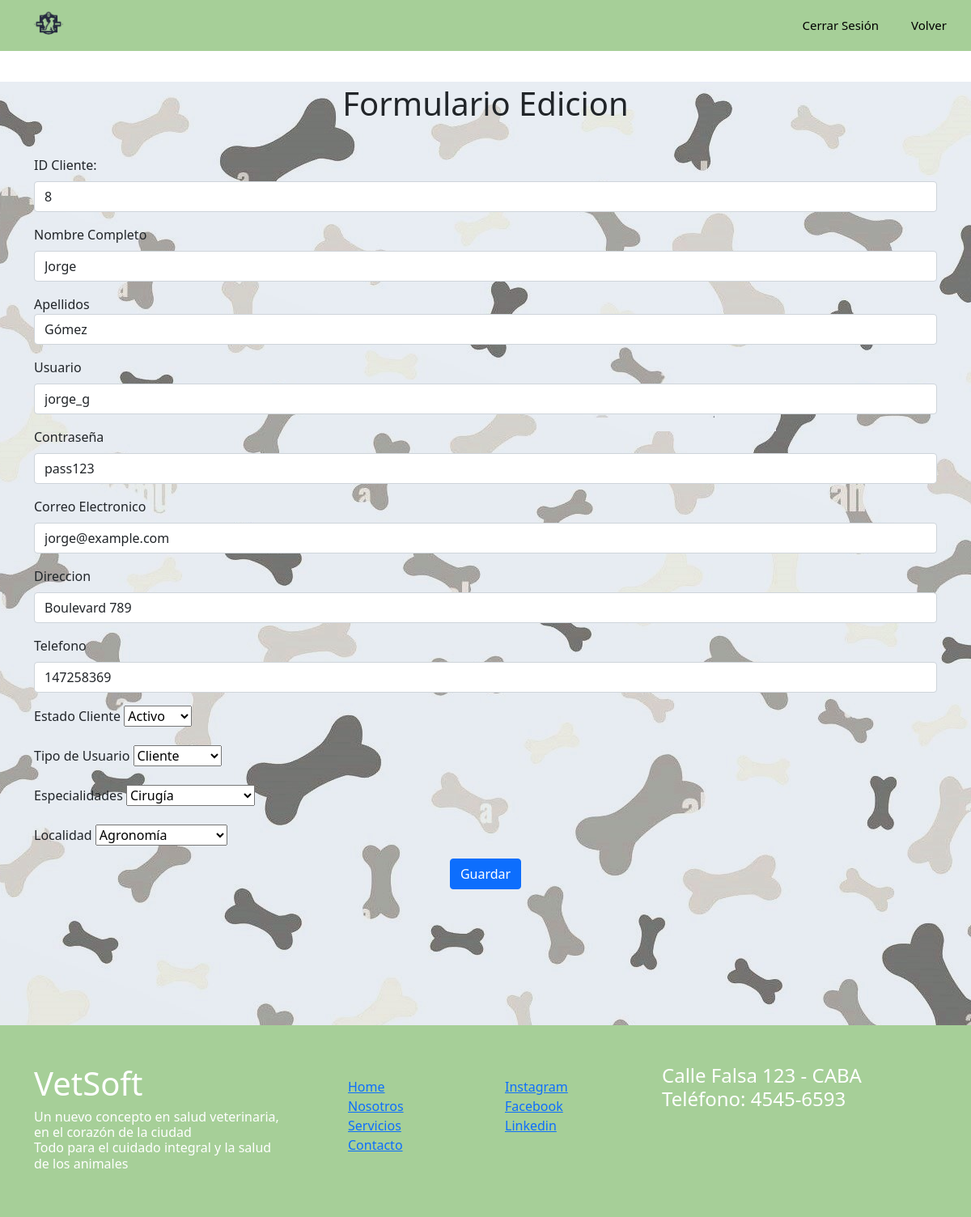
Screenshot of /VetSoft/editarUsuario.php?id=8 with the database file from the repository.
### tables this page shows
CREATE TABLE `clientes` (
  `id_cliente` int(7) NOT NULL,
  `nombre` varchar(50) DEFAULT NULL,
  `apellido` varchar(50) DEFAULT NULL,
  `contraseña` varchar(50) DEFAULT NULL,
  `direccion` varchar(50) DEFAULT NULL,
  `email` varchar(50) DEFAULT NULL,
  `usuario` varchar(50) DEFAULT NULL,
  `telefono` int(20) DEFAULT NULL,
  `fk_estado` int(7) DEFAULT NULL,
  `fk_tipo_usuario` int(7) DEFAULT 3,
  `fk_especialidad` int(7) DEFAULT NULL,
  `fk_localidad` int(7) DEFAULT NULL
);

CREATE TABLE `especialidades` (
  `id_especialidad` int(11) NOT NULL,
  `nombre_especialidad` varchar(100) DEFAULT NULL
);

CREATE TABLE `localidad` (
  `id_localidad` int(7) NOT NULL,
  `nombre_localidad` varchar(50) NOT NULL
);

### VetSoft/editarUsuario.php (the view, shortened to what this page needs)
<?php
require_once("conexionBD.php");
$sql = $conexion->prepare("SELECT * FROM clientes WHERE id_cliente=?");
	$sql->bind_param("i",$_GET["id"]);
	$sql->execute();
	$result = $sql->get_result();
	if ($result->num_rows > 0) {
		$row = $result->fetch_assoc();
	}
?>
<!doctype html>
<html lang="es">
    <head>
    <link rel="stylesheet" href="estilos/style_AgregarCliente.css">
    <link href="https://cdn.jsdelivr.net/npm/bootstrap@5.0.2/dist/css/bootstrap.min.css" rel="stylesheet">
    </head>
    <body style="background-image: url(img/fondoII.jpg);">
    <div class="head">
        <div class="logo" >
            <a class="navbar-brand" href="index.php">
            <img src="img\Vetsoft.png" alt="Logo" width="60" height="60" class="d-inline-block align-text-top"></a>
        </div>
        <nav class="navbar">
            <a href="cerrarSesion.php">Cerrar Sesión</a>
            <a href="admin2.php">Volver</a>
        </nav>
    </div>
    <br><br><br><br>
    <h1 class="p-2 text-black text-center">Formulario Edicion </h1>
        <br>
    <div class="container">
    <form method="post" class="row g-3" action="">
	<div >
		<label for="cliente_ID" class="form-label">ID Cliente: </label>
            	<select name="cliente_ID" class="form-control">
                <?php
                    $num=$row['id_cliente'];
                    $id=$row['id_cliente'];
                    echo "<option  value =$id>$num</option> ";
                ?>
            	</select>
        </div>
		<div >
			<label for="nombre" class="form-label">Nombre Completo</label>
			<input type="text" class="form-control" name="nombre" value="<?php echo $row["nombre"]?>">
        </div>
		<div >
			<label for="apellido">Apellidos</label>
			<input type="text" class="form-control" name="apellido" value="<?php echo $row["apellido"]?>">
        </div>
		<div>
			<label for="usuario"class="form-label">Usuario</label>
			<input type="text" class="form-control" name="usuario" value="<?php echo $row["usuario"]?>">
		</div>
        <div>
			<label for="contraseña"class="form-label">Contraseña</label>
			<input type="text" class="form-control" name="contraseña" value="<?php echo $row["contraseña"]?>">
		</div>
        <div>
			<label for="email"class="form-label">Correo Electronico</label>
			<input type="text" class="form-control" name="email" value="<?php echo $row["email"]?>">
		</div>
        <div>
			<label for="direccion"class="form-label">Direccion</label>
			<input type="text" class="form-control" name="direccion" value="<?php echo $row["direccion"]?>">
		</div>
        <div>
			<label for="telefono"class="form-label">Telefono</label>
			<input type="text" class="form-control" name="telefono" value="<?php echo $row["telefono"]?>">
		</div>
        <div>
			<label class="form-label">Estado Cliente</label>
            <select name="estado">
                <?php
                    $id=$row['id_cliente'];
                    $estado=$row['fk_estado'];
                    switch ($estado) {
                        case 1:
                            $estado="Activo";
                            break;
                    }
                    echo "<option value = $id> $estado</option> ";
                ?>
            </select>
		</div>
        <div>
			<label class="form-label">Tipo de Usuario</label>
            <select name="tipoUsuario">
                <?php
                    $id=$row['id_cliente'];
                    $tipoUsuario=$row['fk_tipo_usuario'];
                    switch ($tipoUsuario) {
                        case 3:
                            $tipoUsuario="Cliente";
                            break;
                    }
                    echo "<option value = $id> $tipoUsuario</option> ";
                ?>
            </select>
		</div>
        <div>
			<label class="form-label">Especialidades</label>
            <select name="especialidad">
                <?php
                    $num=$row['fk_especialidad'];
                    $sql=$conexion->query("select * from especialidades");
                    if ($sql=$sql->fetch_assoc()) {
                        $nombres=$sql['nombre_especialidad'];
                        echo "<option value = $num> $nombres</option> ";
                    }
                ?>
            </select>
        </div>
        <div>
			<label>Localidad</label>
            <select name="localidad">
                <?php
                    $id=$row['fk_localidad'];
                    $consul=$conexion->query("select * from localidad");
                    if ($fila = $consul->fetch_assoc()) {
                        $nombre=$fila['nombre_localidad'];
                        echo "<option value = $id> $nombre</option> ";
                    }
                ?>
            </select>
		</div>
		<div class="boton" style="text-align: center;">
            <button type="submit"name="guardar"style="display: inline-block;margin: 0 auto;" class="btn btn-primary ">Guardar</button>
        </div>
	</form>
    <br><br><br><br><br><br><br>
    </div>
    <?php
            include("footer.php");
    ?>
    </body>
</html>

### VetSoft/estilos/style_AgregarCliente.css (style rules this page uses)
body { background-image: url(../img/fondoII.jpg); background-position: center; background-repeat: no-repeat; background-attachment: fixed; margin: 0; padding: 0; }
.head { display: flex; align-items: center; justify-content: space-between; height: 63px; background: #ffffff;; position: fixed; width: 100%; z-index: 100; background-color: #A6CF98; }
.navbar { display: flex; margin-right: 10px; }
.navbar a { display: block; padding: 20px 20px; color: black; text-decoration: none; font-size: 15px; }
.logo { margin-left: 30px; }
.logo a { text-decoration: none; color: rgba(60, 60, 60, 0.979); text-transform: uppercase; font-size: 20px; }
.btn { margin-left: 500px; }

### rows the page displays
clientes: cliente_ID "8", nombre "Jorge", apellido "Gómez", usuario "jorge_g", contraseña "pass123", email "jorge@example.com", direccion "Boulevard 789", telefono "147258369", estado "Activo", tipoUsuario "Cliente"
especialidades: especialidad "Cirugía"
localidad: localidad "Agronomía"
